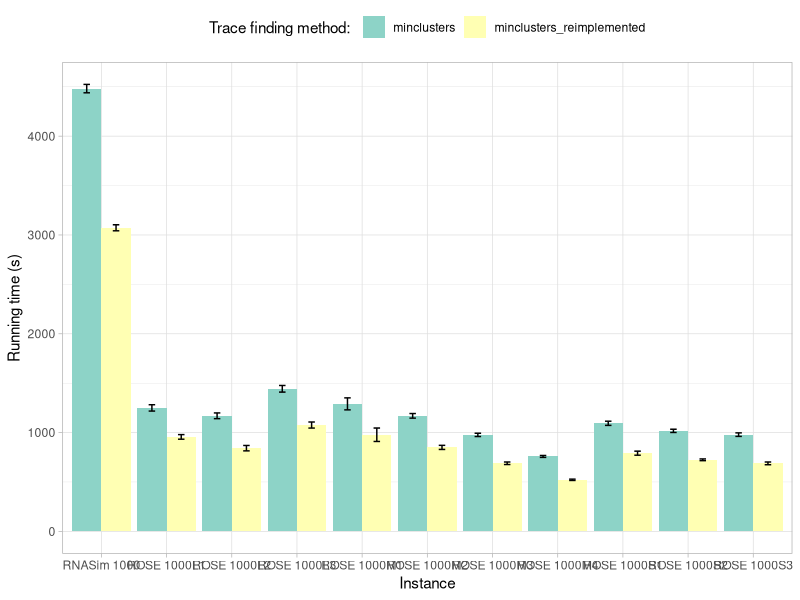
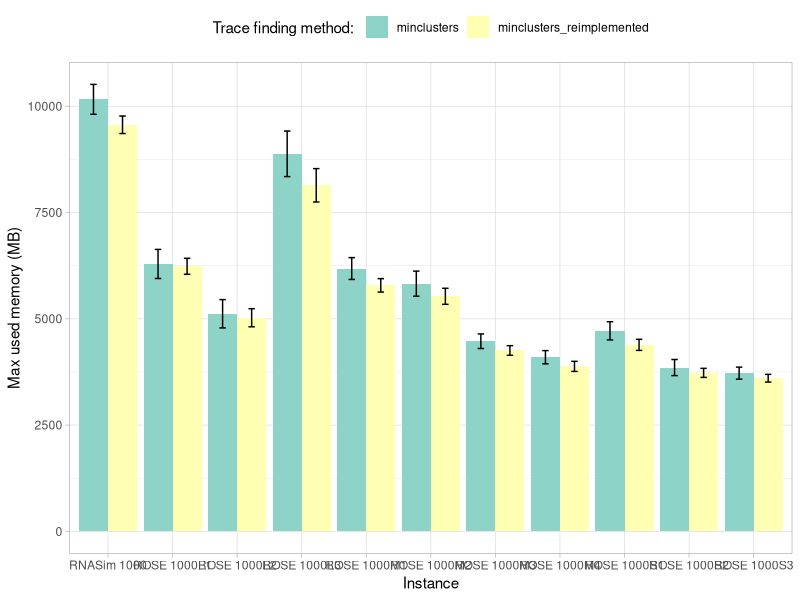
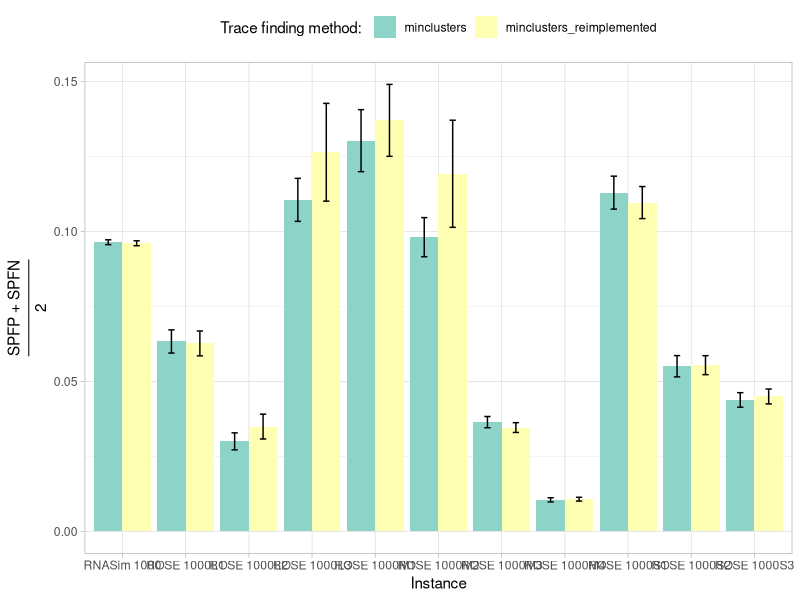
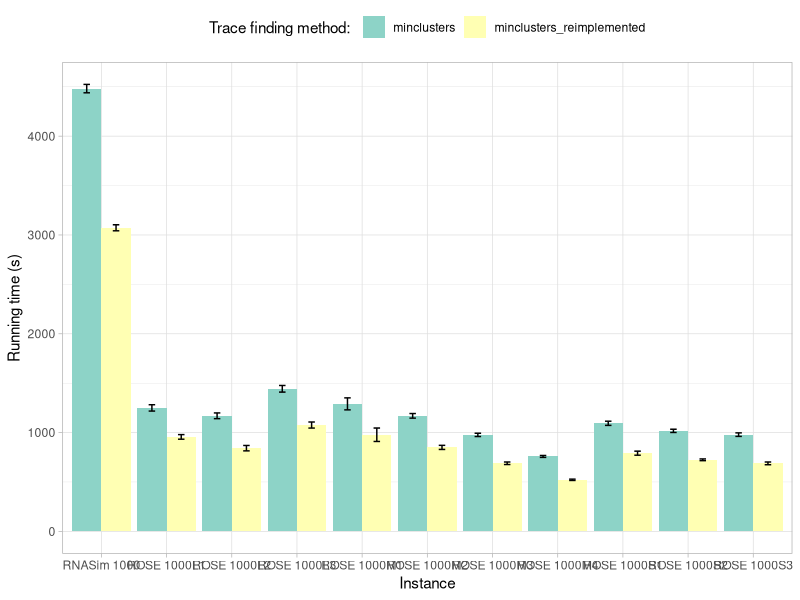
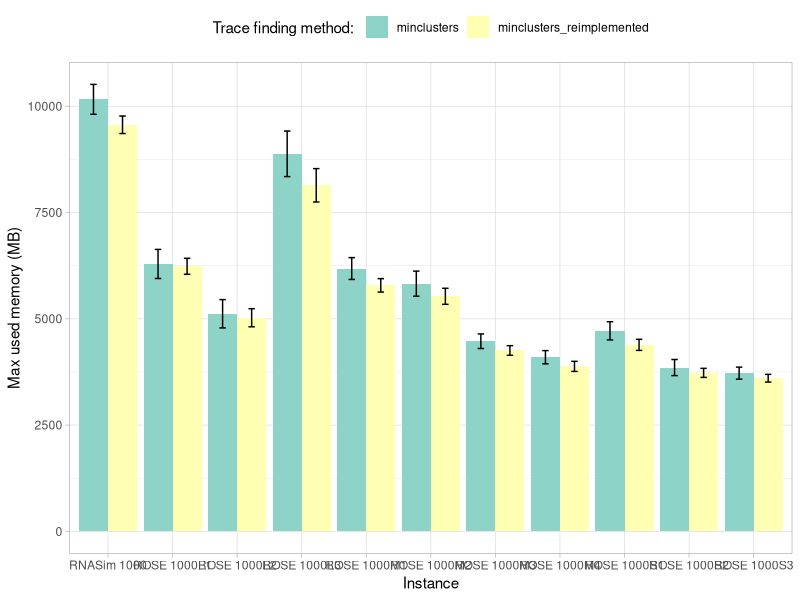
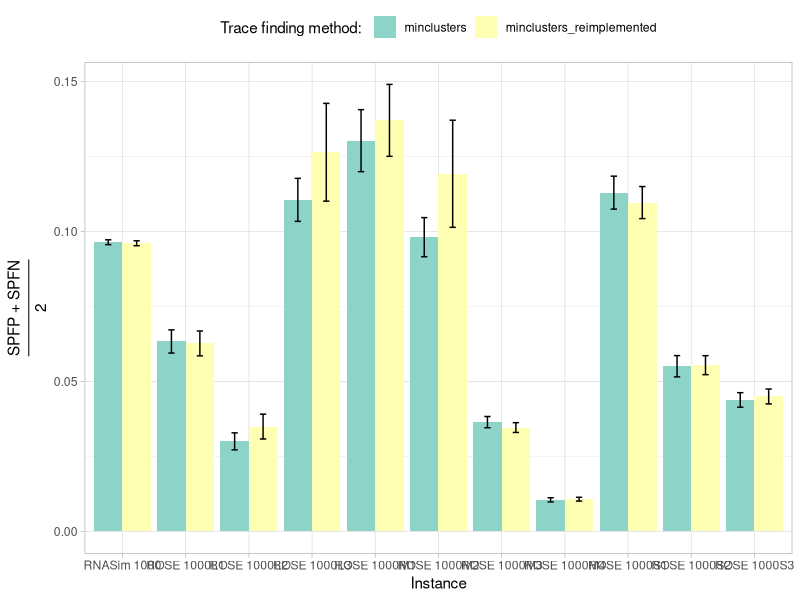

Here is the R script that generated these plots, in order:
library(ggplot2)
library(grid)
library(ggthemes)
library(plyr)
theme_set(theme_light())

# Read results
results <- read.csv(file = "./scripts/analysis/set1/results.csv")
results$group <- 0
results$error <- 0

# Split and calculate avg score
for (row in 1:nrow(results)) {
    if(grepl("ROSE", results[row,"name"], fixed = TRUE)){
        parts = unlist(strsplit(results[row,"name"], "-"))
        results[row,"name"] = paste(parts[1],parts[2])
        results[row,"error"] = (results[row,"SPFP"] + results[row,"SPFN"]) / 2
    } else if(grepl("RNA", results[row,"name"], fixed = TRUE)) {
        parts = unlist(strsplit(results[row,"name"], "-"))
        results[row,"name"] = paste(parts[1],parts[2])
        results[row,"error"] = (results[row,"SPFP"] + results[row,"SPFN"]) / 2
    }
}

## Summarizes data.
## Gives count, mean, standard deviation, standard error of the mean, and confidence interval (default 95%).
##   data: a data frame.
##   measurevar: the name of a column that contains the variable to be summariezed
##   groupvars: a vector containing names of columns that contain grouping variables
##   na.rm: a boolean that indicates whether to ignore NA's
##   conf.interval: the percent range of the confidence interval (default is 95%)
summarySE <- function(data=NULL, measurevar, groupvars=NULL, na.rm=FALSE,
                      conf.interval=.95, .drop=TRUE) {
    library(plyr)

    # New version of length which can handle NA's: if na.rm==T, don't count them
    length2 <- function (x, na.rm=FALSE) {
        if (na.rm) sum(!is.na(x))
        else       length(x)
    }

    # This does the summary. For each group's data frame, return a vector with
    # N, mean, and sd
    datac <- ddply(data, groupvars, .drop=.drop,
      .fun = function(xx, col) {
        c(N    = length2(xx[[col]], na.rm=na.rm),
          mean = mean   (xx[[col]], na.rm=na.rm),
          sd   = sd     (xx[[col]], na.rm=na.rm)
        )
      },
      measurevar
    )

    # Rename the "mean" column    
    datac <- rename(datac, c("mean" = measurevar))

    datac$se <- datac$sd / sqrt(datac$N)  # Calculate standard error of the mean

    # Confidence interval multiplier for standard error
    # Calculate t-statistic for confidence interval: 
    # e.g., if conf.interval is .95, use .975 (above/below), and use df=N-1
    ciMult <- qt(conf.interval/2 + .5, datac$N-1)
    datac$ci <- datac$se * ciMult

    return(datac)
}

# Barplot for running time
ggplot(data=summarySE(results, measurevar="run_time", groupvars=c("name", "method")), aes(x=name, y=run_time, group=method, fill=method)) +
    geom_bar(position = "dodge", stat = "summary", fun=mean) +
    geom_errorbar(aes(ymin=run_time-se, ymax=run_time+se), width=.2,position=position_dodge(.9)) +
    labs(x="Instance", y="Running time (s)", fill="Trace finding method: ") +
    theme(legend.position="top") +
    scale_fill_brewer(palette="Set3")
ggsave("./scripts/analysis/set1/plots/set1_small_time.pdf", device = "pdf", width = 30, height = 18, units = "cm")

# Barplot for memory
ggplot(data=summarySE(results, measurevar="memory", groupvars=c("name", "method")), aes(x=name, y=memory, group=method, fill=method)) +
    geom_bar(position = "dodge", stat = "summary", fun=mean) +
    geom_errorbar(aes(ymin=memory-se, ymax=memory+se), width=.2,position=position_dodge(.9)) +
    labs(x="Instance", y="Max used memory (MB)", fill="Trace finding method: ") +
    theme(legend.position="top") +
    scale_fill_brewer(palette="Set3")
ggsave("./scripts/analysis/set1/plots/set1_small_memory.pdf", device = "pdf", width = 30, height = 18, units = "cm")

# Barplot for error
ggplot(data=summarySE(results, measurevar="error", groupvars=c("name", "method")), aes(x=name, y=error, group=method, fill=method)) +
    geom_bar(position = "dodge", stat = "summary", fun=mean) +
    geom_errorbar(aes(ymin=error-se, ymax=error+se), width=.2,position=position_dodge(.9)) +
    labs(x="Instance", y=expression(frac("SPFP + SPFN", "2")), fill="Trace finding method: ") +
    theme(legend.position="top") +
    scale_fill_brewer(palette="Set3")
ggsave("./scripts/analysis/set1/plots/set1_small_error.pdf", device = "pdf", width = 30, height = 18, units = "cm")
